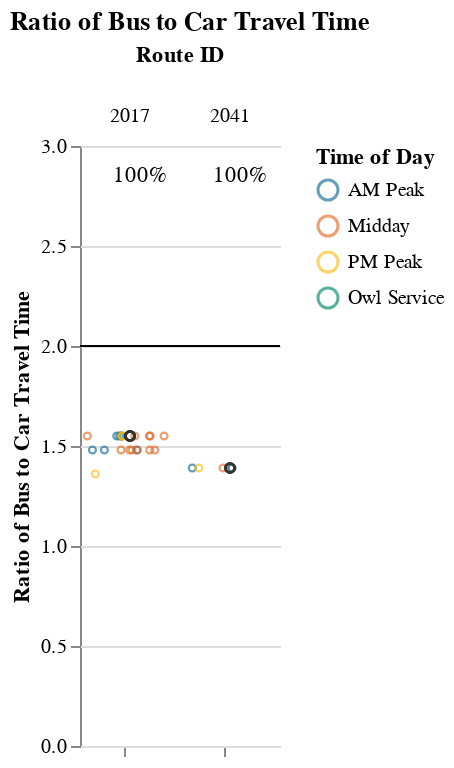
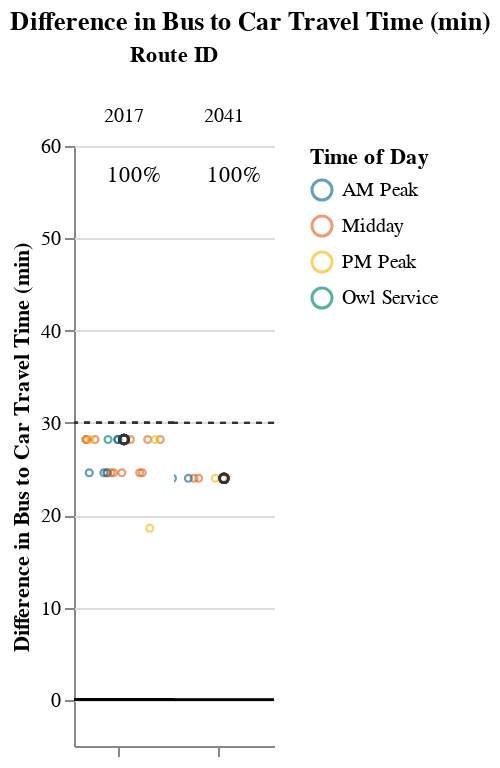

Notebook source saved alongside these figures, in order:
### Markdown cell above
### Medium Routes (1-1.5 hrs)

### Code cell
route_group = "medium"
try:
    display_charts_for_route_group(df, route_group)
except:
    print("No routes meet this criteria.")
